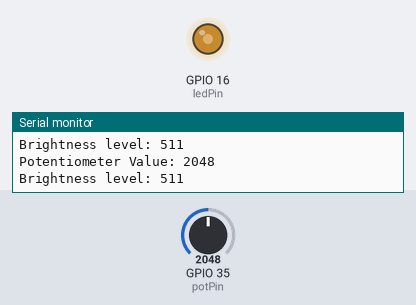
This sketch was run on a simulated ESP32. Shown: output pins drawn as LEDs (lit = HIGH), the last lines printed to the serial monitor. The test bench sets the inputs (shaded band); at power-on: GPIO 35 (potPin) = 2048.

Above: at 1.2 s.
1.3 s: GPIO 35 (potPin) set to 2866
At 2.6 s:
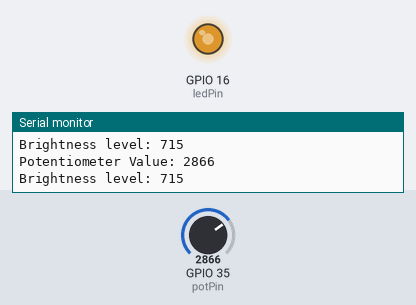
2.9 s: GPIO 35 (potPin) set to 3603
At 3.7 s:
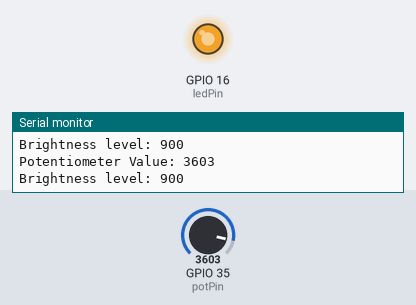
4.4 s: GPIO 35 (potPin) set to 491
At 5.5 s:
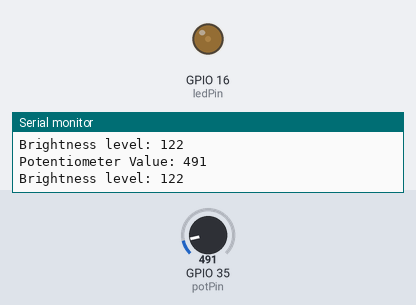
Timing chart, 0 to 7.4 s (numbered marks = the images above; inputs shaded):
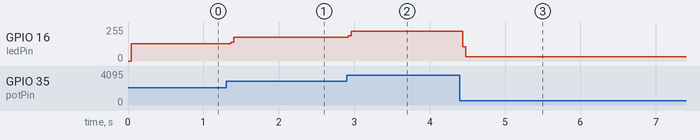

The sketch:

bryanpot.ino
```cpp
const int potPin = 35; // Potentiometer connected to GPIO2
const int ledPin = 16;  // LED connected to GPIO2 (D2)

void setup() {

  pinMode(ledPin, OUTPUT);
  Serial.begin(115200);


}

void loop() {

  int potValue = analogRead(potPin); // Range: 0–4095
  int brightness = map(potValue, 0, 4095, 0, 1023); // Manual PWM range
   // Simple PWM using delayMicroseconds
  for (int i = 0; i < 50; i++) {
    digitalWrite(ledPin, HIGH);
    delayMicroseconds(brightness);  // On-time
    digitalWrite(ledPin, LOW);
    delayMicroseconds(1023 - brightness);  // Off-time
  }
  Serial.print("Potentiometer Value: ");
  Serial.println(potValue);
  Serial.print("Brightness level: ");
  Serial.println(brightness);


}
```

Measured:
- after the input at 1.3 s, GPIO 16 (ledPin): 128/255 → 177/255 after 0.06 s
- after the input at 2.9 s, GPIO 16 (ledPin): 177/255 → 223/255 at once
- after the input at 4.4 s, GPIO 16 (ledPin): 223/255 → 31/255 at once
